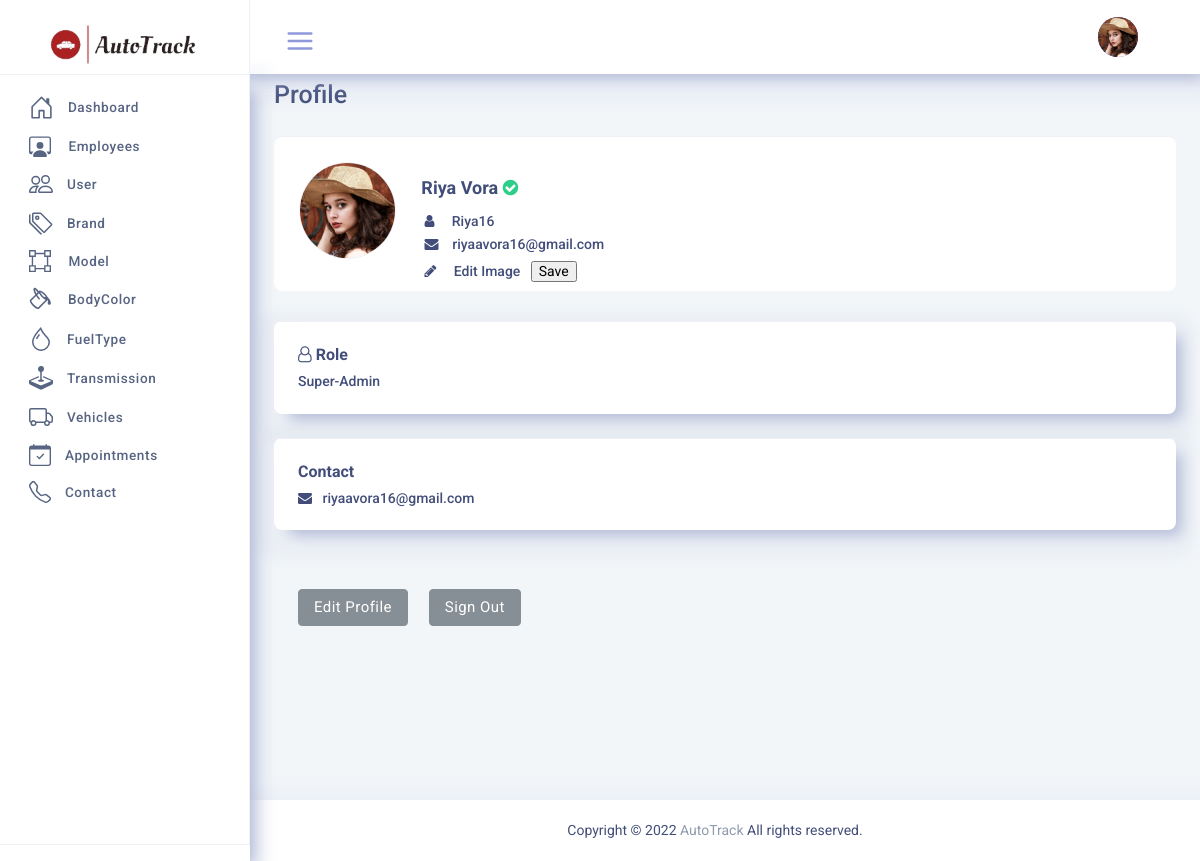
The app's page /admin/admindashboard/Dash/DASHTIC-LTR/pages/profile.php (signed in), older data.
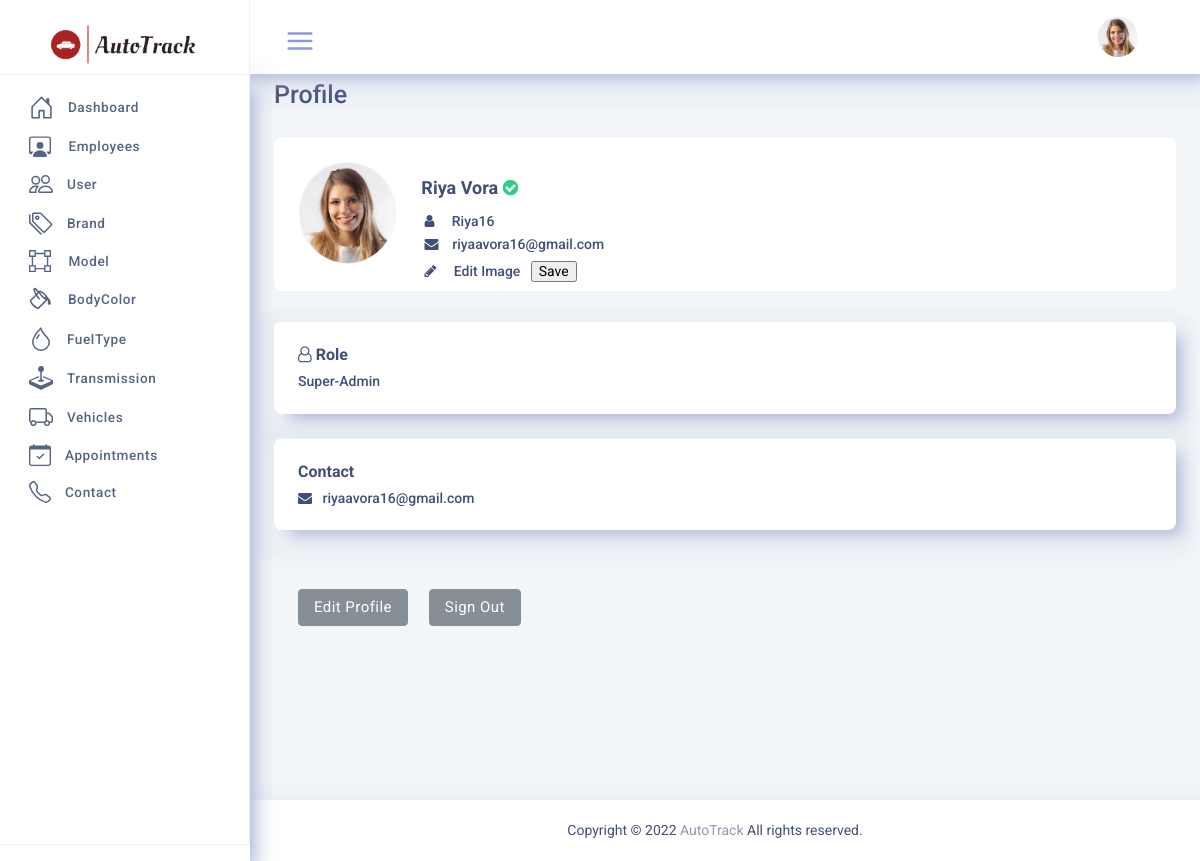
The same page, newer data.
### tables this page shows
CREATE TABLE `user` (
  `user_id` bigint(20) UNSIGNED NOT NULL,
  `user_role_id` int(10) UNSIGNED NOT NULL,
  `first_name` varchar(30) NOT NULL,
  `last_name` varchar(30) NOT NULL,
  `email` varchar(60) NOT NULL,
  `username` varchar(30) NOT NULL,
  `password` varchar(256) NOT NULL,
  `address` text NOT NULL,
  `user_image` varchar(100) DEFAULT NULL
);

### admin/admindashboard/Dash/DASHTIC-LTR/pages/profile.php (the view, shortened to what this page needs)
<?php include 'header.php'?>
<body class="app sidebar-mini light-mode default-sidebar">
<div class="page">
	<div class="page-main">
		<?php include 'sidebar.php';?>
		<div class="app-content main-content">
			<div class="side-app">
				<?php include 'pageheader.php';?>
							<div class="page-leftheader">
								<h4 class="page-title">Profile</h4>
							</div>
						<div class="main-proifle">
							<div class="row">
								<div class="col-lg-7">
									<div class="box-widget widget-user">
										<div class="widget-user-image d-sm-flex">
											<img alt="User Avatar" id = "output" class="rounded-circle border p-0" src="../public/assets/images/users/<?php echo $row['user_image'];?>" style ="height:25%;width:20%">
											<div class="ml-sm-4 mt-4">
												<h4 class="pro-user-username mb-3 font-weight-bold">&nbsp;&nbsp;<?php echo $row['first_name'] . '&nbsp'. $row['last_name']?>&nbsp;<i class="fa fa-check-circle text-success"></i></h4>
												<div class="d-flex mb-1">
												<div class="h6 mb-0 ml-3 mt-1"><i class="fa fa-user"></i>&nbsp;&nbsp;&nbsp;&nbsp;&nbsp;<?php echo $row['username']?></div>
												</div>
												<div class="d-flex mb-1">
													<div class="h6 mb-0 ml-3 mt-1"><i class="fa fa-envelope"></i>&nbsp;&nbsp;&nbsp; <?php echo $row['email']?></div>
												</div>
												<div class="d-flex mb-1">
													<div class="h6 mb-0 ml-3 mt-1">
														<form method="POST" enctype="multipart/form-data">
														<i class="fa fa-pencil"></i>&nbsp;&nbsp;&nbsp;&nbsp;
														<label for="upload-photo">Edit Image</label>&nbsp;&nbsp;
														<input type="submit" value="Save"/>
													</form>
</div>
											</div>
											</div>
										</div>
									</div>
								</div>
								<div class="col-lg-5 col-md-auto">
								</div>
							</div>
						</div>
						<div class="row">
							<div class="col-xl-12 col-lg-12 col-md-12">
								<div class="border-0">
									<div class="tab-content">
										<div class="tab-pane active" id="tab-7">
											<div class="card">
												<div class="card-body border-top">
													<h5 class="font-weight-bold"><i class="fa fa-user-o"></i> Role</h5>
													<h6><?php if($row['user_role_id']==1){
														echo 'Super-Admin' ;}
														else{
															echo 'Admin';
														}
														?></h6>
												</div>
											</div>
											<div class="card">
												<div class="card-body border-top">
													<h5 class="font-weight-bold">Contact</h5>
														<div class="h6 mb-0 ml-0 mt-1"><i class="fa fa-envelope"></i>&nbsp;&nbsp; <?php echo $row['email']?>
												</div>
											</div>
										</div>
										<div class="card-body border-top">
													<div class="logout" style ="padding-top:10px">
														<a href="editprofile.php?id=<?php echo $row['user_id'];?>" class="btn btn-gray">Edit Profile</a>&nbsp;&nbsp;&nbsp;&nbsp;&nbsp;
														<a href="signout.php" class="btn btn-gray">Sign Out</a>
													</div>
														</div>
													</div>
												</div>
											</div>
										</div>
									</div>
								</div>
							</div>
						</div>
						</div>
		<?php include 'footer.php';?>
	</body>
</html>

### admin/admindashboard/Dash/DASHTIC-LTR/pages/pageheader.php (shortened to what this page needs)
<?php include '_dbconnect.php';?>
<?php
if (isset($_SESSION['username'])) {
	$username =$_SESSION['username'];
	$query = " SELECT * FROM USER WHERE username = '$username' OR email = '$username' AND (user_role_id=1 OR user_role_id=2) ";
	$result = mysqli_query($conn,$query);
	$row = mysqli_fetch_assoc($result);
}
else{
	?>
	<script>window.location= 'login.php';</script>
	<?php
}
?>
				<div class="app-header header top-header">
					<div class="container-fluid">
						<div class="d-flex">
							<div class="dropdown side-nav">
								<div class="app-sidebar__toggle" data-toggle="sidebar">
									<a class="open-toggle" href="">
									</a>
								</div>
							</div>
							<div class="d-flex order-lg-2 ml-auto">
				<div class="dropdown profile-dropdown">
									<a href="profile.php" class="nav-link pr-0 leading-none"  >
										<span>
											<img src="../public/assets/images/users/<?php echo $row['user_image'];?>" alt="img" class="avatar avatar-md brround">
										</span>
									</a>
								</div>
						</div>
					</div>
				</div>
</div>

Row changes from the older to the newer data that the page shows:
changed user "Riya": user_image: a different picture
